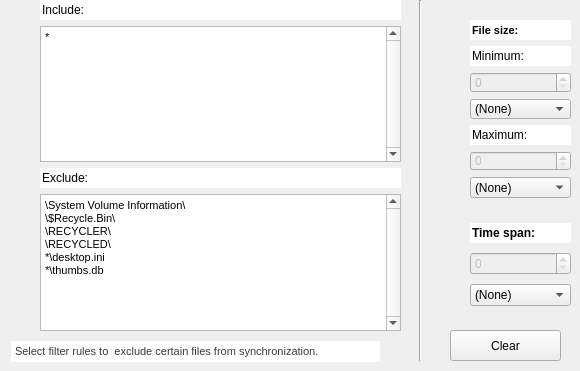
        <widget class="QWidget" name="tab_2">
         <attribute name="icon">
          <iconset>
           <normaloff>../funnel.png</normaloff>../funnel.png</iconset>
         </attribute>
         <attribute name="title">
          <string>Filter(F7)</string>
         </attribute>
         <widget class="QWidget" name="verticalLayoutWidget_4">
          <property name="geometry">
           <rect>
            <x>40</x>
            <y>0</y>
            <width>361</width>
            <height>331</height>
           </rect>
          </property>
          <layout class="QGridLayout" name="gridLayout_2">
           <item row="1" column="0">
            <widget class="QTextEdit" name="textEdit">
             <property name="verticalScrollBarPolicy">
              <enum>Qt::ScrollBarAlwaysOn</enum>
             </property>
             <property name="horizontalScrollBarPolicy">
              <enum>Qt::ScrollBarAsNeeded</enum>
             </property>
             <property name="html">
              <string>&lt;!DOCTYPE HTML PUBLIC &quot;-//W3C//DTD HTML 4.0//EN&quot; &quot;http://www.w3.org/TR/REC-html40/strict.dtd&quot;&gt;
&lt;html&gt;&lt;head&gt;&lt;meta name=&quot;qrichtext&quot; content=&quot;1&quot; /&gt;&lt;style type=&quot;text/css&quot;&gt;
p, li { white-space: pre-wrap; }
&lt;/style&gt;&lt;/head&gt;&lt;body style=&quot; font-family:'MS Shell Dlg 2'; font-size:8.25pt; font-weight:400; font-style:normal;&quot;&gt;
&lt;p style=&quot; margin-top:0px; margin-bottom:0px; margin-left:0px; margin-right:0px; -qt-block-indent:0; text-indent:0px;&quot;&gt;*&lt;/p&gt;
&lt;p style=&quot;-qt-paragraph-type:empty; margin-top:0px; margin-bottom:0px; margin-left:0px; margin-right:0px; -qt-block-indent:0; text-indent:0px;&quot;&gt;&lt;br /&gt;&lt;/p&gt;&lt;/body&gt;&lt;/html&gt;</string>
             </property>
            </widget>
           </item>
           <item row="2" column="0">
            <widget class="QLineEdit" name="lineEdit_3">
             <property name="text">
              <string>Exclude: </string>
             </property>
             <property name="frame">
              <bool>false</bool>
             </property>
            </widget>
           </item>
           <item row="0" column="0">
            <widget class="QLineEdit" name="lineEdit_2">
             <property name="text">
              <string>Include: </string>
             </property>
             <property name="frame">
              <bool>false</bool>
             </property>
            </widget>
           </item>
           <item row="3" column="0">
            <widget class="QTextEdit" name="textEdit_2">
             <property name="verticalScrollBarPolicy">
              <enum>Qt::ScrollBarAlwaysOn</enum>
             </property>
             <property name="html">
              <string>&lt;!DOCTYPE HTML PUBLIC &quot;-//W3C//DTD HTML 4.0//EN&quot; &quot;http://www.w3.org/TR/REC-html40/strict.dtd&quot;&gt;
&lt;html&gt;&lt;head&gt;&lt;meta name=&quot;qrichtext&quot; content=&quot;1&quot; /&gt;&lt;style type=&quot;text/css&quot;&gt;
p, li { white-space: pre-wrap; }
&lt;/style&gt;&lt;/head&gt;&lt;body style=&quot; font-family:'MS Shell Dlg 2'; font-size:8.25pt; font-weight:400; font-style:normal;&quot;&gt;
&lt;p style=&quot; margin-top:0px; margin-bottom:0px; margin-left:0px; margin-right:0px; -qt-block-indent:0; text-indent:0px;&quot;&gt;\System Volume Information\&lt;/p&gt;
&lt;p style=&quot; margin-top:0px; margin-bottom:0px; margin-left:0px; margin-right:0px; -qt-block-indent:0; text-indent:0px;&quot;&gt;\$Recycle.Bin\&lt;/p&gt;
&lt;p style=&quot; margin-top:0px; margin-bottom:0px; margin-left:0px; margin-right:0px; -qt-block-indent:0; text-indent:0px;&quot;&gt;\RECYCLER\&lt;/p&gt;
&lt;p style=&quot; margin-top:0px; margin-bottom:0px; margin-left:0px; margin-right:0px; -qt-block-indent:0; text-indent:0px;&quot;&gt;\RECYCLED\&lt;/p&gt;
&lt;p style=&quot; margin-top:0px; margin-bottom:0px; margin-left:0px; margin-right:0px; -qt-block-indent:0; text-indent:0px;&quot;&gt;*\desktop.ini&lt;/p&gt;
&lt;p style=&quot; margin-top:0px; margin-bottom:0px; margin-left:0px; margin-right:0px; -qt-block-indent:0; text-indent:0px;&quot;&gt;*\thumbs.db&lt;/p&gt;
&lt;p style=&quot;-qt-paragraph-type:empty; margin-top:0px; margin-bottom:0px; margin-left:0px; margin-right:0px; -qt-block-indent:0; text-indent:0px;&quot;&gt;&lt;br /&gt;&lt;/p&gt;&lt;/body&gt;&lt;/html&gt;</string>
             </property>
            </widget>
           </item>
          </layout>
         </widget>
         <widget class="QWidget" name="verticalLayoutWidget_6">
          <property name="geometry">
           <rect>
            <x>470</x>
            <y>20</y>
            <width>101</width>
            <height>178</height>
           </rect>
          </property>
          <layout class="QGridLayout" name="gridLayout_3">
           <item row="6" column="0">
            <widget class="QComboBox" name="comboBox">
             <item>
              <property name="text">
               <string>(None)</string>
              </property>
             </item>
             <item>
              <property name="text">
               <string>Byte</string>
              </property>
             </item>
             <item>
              <property name="text">
               <string>KB</string>
              </property>
             </item>
             <item>
              <property name="text">
               <string>MB</string>
              </property>
             </item>
            </widget>
           </item>
           <item row="5" column="0">
            <widget class="QSpinBox" name="spinBox_3">
             <property name="enabled">
              <bool>false</bool>
             </property>
            </widget>
           </item>
           <item row="3" column="0">
            <widget class="QComboBox" name="comboBox_3">
             <item>
              <property name="text">
               <string>(None)</string>
              </property>
             </item>
             <item>
              <property name="text">
               <string>Byte</string>
              </property>
             </item>
             <item>
              <property name="text">
               <string>KB</string>
              </property>
             </item>
             <item>
              <property name="text">
               <string>MB</string>
              </property>
             </item>
            </widget>
           </item>
           <item row="4" column="0">
            <widget class="QLineEdit" name="lineEdit_4">
             <property name="enabled">
              <bool>true</bool>
             </property>
             <property name="text">
              <string>Maximum:</string>
             </property>
             <property name="frame">
              <bool>false</bool>
             </property>
            </widget>
           </item>
           <item row="2" column="0">
            <widget class="QSpinBox" name="spinBox">
             <property name="enabled">
              <bool>false</bool>
             </property>
            </widget>
           </item>
           <item row="1" column="0">
            <widget class="QLineEdit" name="lineEdit_8">
             <property name="enabled">
              <bool>true</bool>
             </property>
             <property name="text">
              <string>Minimum:</string>
             </property>
             <property name="frame">
              <bool>false</bool>
             </property>
            </widget>
           </item>
           <item row="0" column="0">
            <widget class="QLineEdit" name="lineEdit_7">
             <property name="enabled">
              <bool>true</bool>
             </property>
             <property name="font">
              <font>
               <pointsize>8</pointsize>
               <weight>75</weight>
               <bold>true</bold>
              </font>
             </property>
             <property name="text">
              <string>File size:</string>
             </property>
             <property name="frame">
              <bool>false</bool>
             </property>
            </widget>
           </item>
          </layout>
         </widget>
         <widget class="QWidget" name="verticalLayoutWidget_7">
          <property name="geometry">
           <rect>
            <x>470</x>
            <y>220</y>
            <width>101</width>
            <height>91</height>
           </rect>
          </property>
          <layout class="QGridLayout" name="gridLayout_4">
           <item row="0" column="0">
            <widget class="QLineEdit" name="lineEdit_10">
             <property name="enabled">
              <bool>true</bool>
             </property>
             <property name="font">
              <font>
               <weight>75</weight>
               <bold>true</bold>
              </font>
             </property>
             <property name="text">
              <string>Time span:</string>
             </property>
             <property name="frame">
              <bool>false</bool>
             </property>
            </widget>
           </item>
           <item row="1" column="0">
            <widget class="QSpinBox" name="spinBox_2">
             <property name="enabled">
              <bool>false</bool>
             </property>
            </widget>
           </item>
           <item row="2" column="0">
            <widget class="QComboBox" name="comboBox_2">
             <property name="enabled">
              <bool>true</bool>
             </property>
             <item>
              <property name="text">
               <string>(None)</string>
              </property>
             </item>
             <item>
              <property name="text">
               <string>today</string>
              </property>
             </item>
             <item>
              <property name="text">
               <string>this month</string>
              </property>
             </item>
             <item>
              <property name="text">
               <string>this year</string>
              </property>
             </item>
             <item>
              <property name="text">
               <string>last x days</string>
              </property>
             </item>
            </widget>
           </item>
          </layout>
         </widget>
         <widget class="QPushButton" name="pushButton_11">
          <property name="geometry">
           <rect>
            <x>450</x>
            <y>330</y>
            <width>111</width>
            <height>31</height>
           </rect>
          </property>
          <property name="text">
           <string>Clear</string>
          </property>
         </widget>
         <widget class="QWidget" name="horizontalLayoutWidget_2">
          <property name="geometry">
           <rect>
            <x>410</x>
            <y>0</y>
            <width>21</width>
            <height>361</height>
           </rect>
          </property>
          <layout class="QHBoxLayout" name="horizontalLayout_2">
           <item>
            <widget class="Line" name="line">
             <property name="orientation">
              <enum>Qt::Vertical</enum>
             </property>
            </widget>
           </item>
          </layout>
         </widget>
         <widget class="QLabel" name="label">
          <property name="geometry">
           <rect>
            <x>0</x>
            <y>80</y>
            <width>31</width>
            <height>31</height>
           </rect>
          </property>
          <property name="text">
           <string/>
          </property>
          <property name="pixmap">
           <pixmap>../index.png</pixmap>
          </property>
          <property name="scaledContents">
           <bool>true</bool>
          </property>
         </widget>
         <widget class="QLabel" name="label_2">
          <property name="geometry">
           <rect>
            <x>0</x>
            <y>240</y>
            <width>31</width>
            <height>31</height>
           </rect>
          </property>
          <property name="text">
           <string/>
          </property>
          <property name="pixmap">
           <pixmap>../2.png</pixmap>
          </property>
          <property name="scaledContents">
           <bool>true</bool>
          </property>
         </widget>
         <widget class="QLabel" name="label_6">
          <property name="enabled">
           <bool>false</bool>
          </property>
          <property name="geometry">
           <rect>
            <x>440</x>
            <y>90</y>
            <width>21</width>
            <height>21</height>
           </rect>
          </property>
          <property name="text">
           <string/>
          </property>
          <property name="pixmap">
           <pixmap>../index.jpg</pixmap>
          </property>
          <property name="scaledContents">
           <bool>true</bool>
          </property>
         </widget>
         <widget class="QLabel" name="label_7">
          <property name="enabled">
           <bool>false</bool>
          </property>
          <property name="geometry">
           <rect>
            <x>440</x>
            <y>240</y>
            <width>21</width>
            <height>21</height>
           </rect>
          </property>
          <property name="text">
           <string/>
          </property>
          <property name="pixmap">
           <pixmap>../if_alarm_17318.png</pixmap>
          </property>
          <property name="scaledContents">
           <bool>true</bool>
          </property>
         </widget>
         <widget class="QTextBrowser" name="textBrowser_2">
          <property name="geometry">
           <rect>
            <x>11</x>
            <y>341</y>
            <width>369</width>
            <height>21</height>
           </rect>
          </property>
          <property name="frameShape">
           <enum>QFrame::NoFrame</enum>
          </property>
          <property name="verticalScrollBarPolicy">
           <enum>Qt::ScrollBarAlwaysOff</enum>
          </property>
          <property name="html">
           <string>&lt;!DOCTYPE HTML PUBLIC &quot;-//W3C//DTD HTML 4.0//EN&quot; &quot;http://www.w3.org/TR/REC-html40/strict.dtd&quot;&gt;
&lt;html&gt;&lt;head&gt;&lt;meta name=&quot;qrichtext&quot; content=&quot;1&quot; /&gt;&lt;style type=&quot;text/css&quot;&gt;
p, li { white-space: pre-wrap; }
&lt;/style&gt;&lt;/head&gt;&lt;body style=&quot; font-family:'MS Shell Dlg 2'; font-size:8.25pt; font-weight:400; font-style:normal;&quot;&gt;
&lt;p style=&quot; margin-top:0px; margin-bottom:0px; margin-left:0px; margin-right:0px; -qt-block-indent:0; text-indent:0px;&quot;&gt;&lt;span style=&quot; color:#393939;&quot;&gt;Select filter rules to  exclude certain files from synchronization.&lt;/span&gt;&lt;/p&gt;
&lt;p style=&quot;-qt-paragraph-type:empty; margin-top:0px; margin-bottom:0px; margin-left:0px; margin-right:0px; -qt-block-indent:0; text-indent:0px; color:#393939;&quot;&gt;&lt;br /&gt;&lt;/p&gt;&lt;/body&gt;&lt;/html&gt;</string>
          </property>
         </widget>
        </widget>
